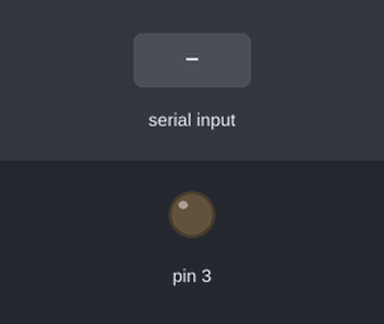
Recording of a sketch running on a simulated Arduino Uno, built with avr-gcc and run on an emulated ATmega328P. On the bench: output pins drawn as LEDs (lit = HIGH). The inputs (shaded band) are chosen by the test bench.

Above: at 1.2 s.
1.3 s: "ON" received over Serial
At 2.7 s:
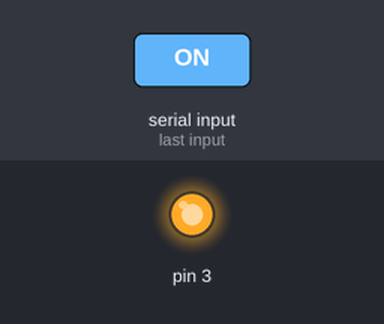
3.8 s: "OFF" received over Serial
At 5.8 s:
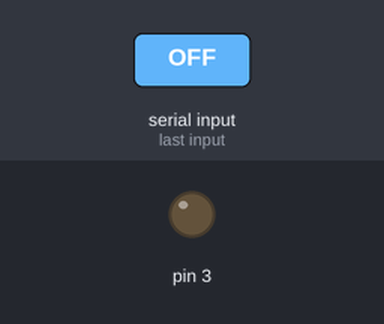
Timing chart, 0 to 7.3 s (numbered marks = the images above; inputs shaded):
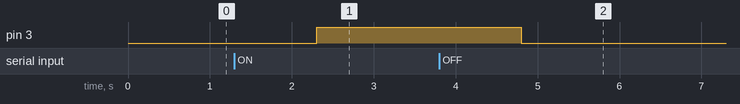

Measured:
- after the input at 1.3 s, pin 3: LOW → HIGH after 1.0 s
- after the input at 3.8 s, pin 3: HIGH → LOW after 1.0 s

The sketch:

_2_4.ino
```cpp
void setup() {
  // put your setup code here, to run once:
  Serial.begin(9600);
  pinMode(3,OUTPUT);
}

int state = LOW;
int abc = 0;
void loop() {
  // put your main code here, to run repeatedly:
  if(Serial.available() > 0 ){
    String val = Serial.readString();
    if ( val == "ON")
      digitalWrite(3,HIGH);
    else if (val == "OFF")
      digitalWrite(3,LOW);
  }
}

//PC to arduino project
```
